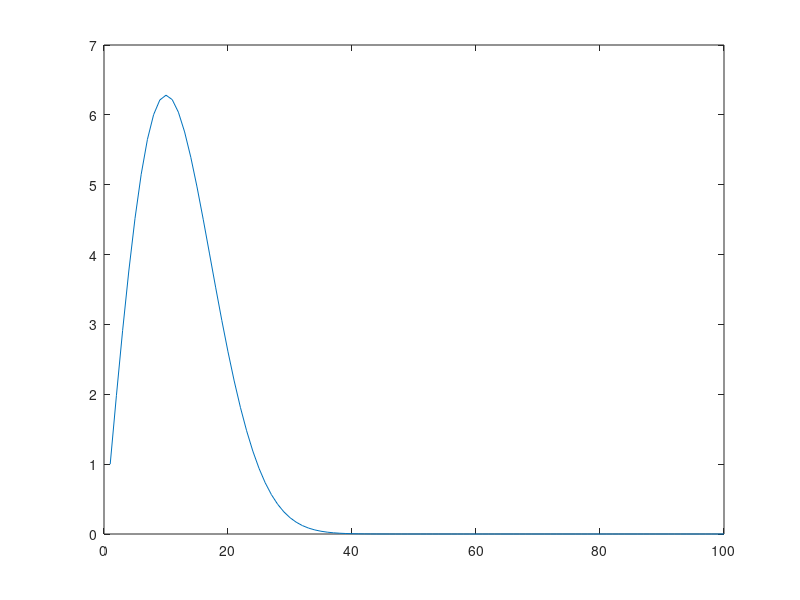

Write MATLAB code to recreate this figure.
clc; clear all;
a=[];
s = 100;
for i = 1:100
    a(i) = i/100*s;
    s = s - a(i);
end
k = a(1);
for i = 2:100
    if a(i)>a(i-1)
        k = a(i);
        m = i;
    end
end
fprintf("the maximum value is: \n %d at location %d \n",k,m);
plot(a)  